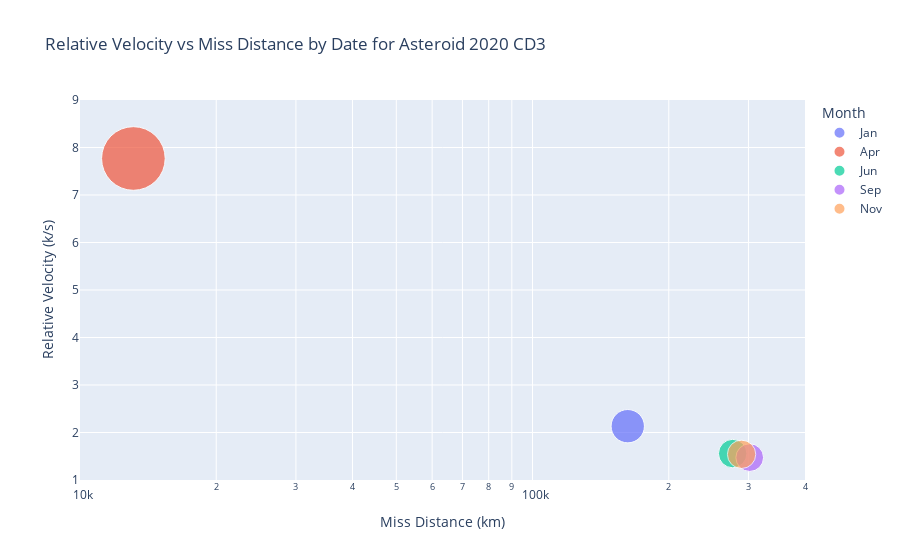

The notebook cell saved with this chart:
### Code cell
#I am replotting using a scatter plot to see if the data from above line graphs is more user readable
fig2=px.scatter(date_find, y="Relative Velocity (k/s)", x="Miss Distance (km)",animation_group="Month",
           size="Relative Velocity (k/s)", color="Month", hover_name="Date",
           log_x=True, size_max=45, range_x=[10000,400000], range_y=[1,9],title="Relative Velocity vs Miss Distance by Date for Asteroid 2020 CD3")
#fig2.write_html("Relative Velocity vs Miss Distance by Date for Asteroid 2020 CD3.html")
fig2

### Figure 1 — Plotly figure (JSON) as saved in the notebook; plotly's stock layout.template omitted (floating-point values rounded to 4 significant figures)
{"data": [{"hovertemplate": "<b>%{hovertext}</b><br><br>Month=Jan<br>Miss Distance (km)=%{x}<br>Relative Velocity (k/s)=%{marker.size}<extra></extra>", "hovertext": ["16/01/2019"], "ids": ["Jan"], "legendgroup": "Jan", "marker": {"color": "#636efa", "size": [2.133], "sizemode": "area", "sizeref": 0.003836, "symbol": "circle"}, "mode": "markers", "name": "Jan", "orientation": "v", "showlegend": true, "type": "scatter", "x": [162300.0], "xaxis": "x", "y": [2.133], "yaxis": "y"}, {"hovertemplate": "<b>%{hovertext}</b><br><br>Month=Apr<br>Miss Distance (km)=%{x}<br>Relative Velocity (k/s)=%{marker.size}<extra></extra>", "hovertext": ["4/04/2019"], "ids": ["Apr"], "legendgroup": "Apr", "marker": {"color": "#EF553B", "size": [7.769], "sizemode": "area", "sizeref": 0.003836, "symbol": "circle"}, "mode": "markers", "name": "Apr", "orientation": "v", "showlegend": true, "type": "scatter", "x": [13120.0], "xaxis": "x", "y": [7.769], "yaxis": "y"}, {"hovertemplate": "<b>%{hovertext}</b><br><br>Month=Jun<br>Miss Distance (km)=%{x}<br>Relative Velocity (k/s)=%{marker.size}<extra></extra>", "hovertext": ["30/06/2019"], "ids": ["Jun"], "legendgroup": "Jun", "marker": {"color": "#00cc96", "size": [1.557], "sizemode": "area", "sizeref": 0.003836, "symbol": "circle"}, "mode": "markers", "name": "Jun", "orientation": "v", "showlegend": true, "type": "scatter", "x": [276900.0], "xaxis": "x", "y": [1.557], "yaxis": "y"}, {"hovertemplate": "<b>%{hovertext}</b><br><br>Month=Sep<br>Miss Distance (km)=%{x}<br>Relative Velocity (k/s)=%{marker.size}<extra></extra>", "hovertext": ["10/09/2019"], "ids": ["Sep"], "legendgroup": "Sep", "marker": {"color": "#ab63fa", "size": [1.472], "sizemode": "area", "sizeref": 0.003836, "symbol": "circle"}, "mode": "markers", "name": "Sep", "orientation": "v", "showlegend": true, "type": "scatter", "x": [301900.0], "xaxis": "x", "y": [1.472], "yaxis": "y"}, {"hovertemplate": "<b>%{hovertext}</b><br><br>Month=Nov<br>Miss Distance (km)=%{x}<br>Relative Velocity (k/s)=%{marker.size}<extra></extra>", "hovertext": ["18/11/2019"], "ids": ["Nov"], "legendgroup": "Nov", "marker": {"color": "#FFA15A", "size": [1.541], "sizemode": "area", "sizeref": 0.003836, "symbol": "circle"}, "mode": "markers", "name": "Nov", "orientation": "v", "showlegend": true, "type": "scatter", "x": [289700.0], "xaxis": "x", "y": [1.541], "yaxis": "y"}], "layout": {"legend": {"itemsizing": "constant", "title": {"text": "Month"}, "tracegroupgap": 0}, "title": {"text": "Relative Velocity vs Miss Distance by Date for Asteroid 2020 CD3"}, "xaxis": {"anchor": "y", "domain": [0, 1], "range": [4, 5.602], "title": {"text": "Miss Distance (km)"}, "type": "log"}, "yaxis": {"anchor": "x", "domain": [0, 1], "range": [1, 9], "title": {"text": "Relative Velocity (k/s)"}}}}
